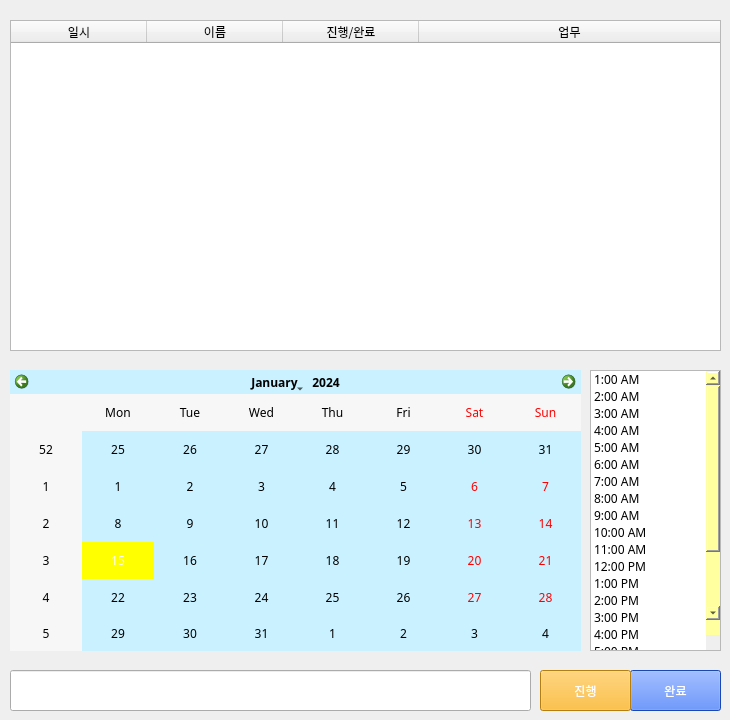
      <widget class="QWidget" name="page_8">
       <widget class="QTableWidget" name="work_table">
        <property name="geometry">
         <rect>
          <x>10</x>
          <y>20</y>
          <width>711</width>
          <height>331</height>
         </rect>
        </property>
        <property name="font">
         <font>
          <family>평창체 Regular</family>
         </font>
        </property>
        <attribute name="horizontalHeaderDefaultSectionSize">
         <number>136</number>
        </attribute>
        <attribute name="horizontalHeaderStretchLastSection">
         <bool>true</bool>
        </attribute>
        <column>
         <property name="text">
          <string>일시</string>
         </property>
        </column>
        <column>
         <property name="text">
          <string>이름</string>
         </property>
        </column>
        <column>
         <property name="text">
          <string>진행/완료</string>
         </property>
        </column>
        <column>
         <property name="text">
          <string>업무</string>
         </property>
        </column>
       </widget>
       <widget class="QCalendarWidget" name="calendarWidget">
        <property name="geometry">
         <rect>
          <x>10</x>
          <y>370</y>
          <width>571</width>
          <height>281</height>
         </rect>
        </property>
        <property name="font">
         <font>
          <family>평창체 Regular</family>
         </font>
        </property>
        <property name="styleSheet">
         <string notr="true">background-color: rgb(201, 241, 255);
selection-background-color: yellow;
color:black;</string>
        </property>
       </widget>
       <widget class="QListWidget" name="listWidget">
        <property name="geometry">
         <rect>
          <x>590</x>
          <y>370</y>
          <width>131</width>
          <height>281</height>
         </rect>
        </property>
        <property name="font">
         <font>
          <family>평창체 Regular</family>
         </font>
        </property>
        <property name="styleSheet">
         <string notr="true">QTableWidget{
	background-color:rgb(197,253,255);
	selection-color:white;
    selection-background-color:blue;
}
QScrollBar:vertical {
	border:none;
	background-color:rgb(255,255,160);
	margin: 15px 0 15px 0;
}
QScrollBar::handle:vertica l{
	background-color:rgb(245,125,128);
	minheight: 30px;
}
QScrollBar::handle:vertical:hover {
	background-color:rgb(190,191,193);
}
QScrollBar::handle:vertical:pressed {
	background-color:rgb(190,191,193);
}

</string>
        </property>
        <item>
         <property name="text">
          <string>1:00 AM</string>
         </property>
        </item>
        <item>
         <property name="text">
          <string>2:00 AM</string>
         </property>
        </item>
        <item>
         <property name="text">
          <string>3:00 AM</string>
         </property>
        </item>
        <item>
         <property name="text">
          <string>4:00 AM</string>
         </property>
        </item>
        <item>
         <property name="text">
          <string>5:00 AM</string>
         </property>
        </item>
        <item>
         <property name="text">
          <string>6:00 AM</string>
         </property>
        </item>
        <item>
         <property name="text">
          <string>7:00 AM</string>
         </property>
        </item>
        <item>
         <property name="text">
          <string>8:00 AM</string>
         </property>
        </item>
        <item>
         <property name="text">
          <string>9:00 AM</string>
         </property>
        </item>
        <item>
         <property name="text">
          <string>10:00 AM</string>
         </property>
        </item>
        <item>
         <property name="text">
          <string>11:00 AM</string>
         </property>
        </item>
        <item>
         <property name="text">
          <string>12:00 PM</string>
         </property>
        </item>
        <item>
         <property name="text">
          <string>1:00 PM</string>
         </property>
        </item>
        <item>
         <property name="text">
          <string>2:00 PM</string>
         </property>
        </item>
        <item>
         <property name="text">
          <string>3:00 PM</string>
         </property>
        </item>
        <item>
         <property name="text">
          <string>4:00 PM</string>
         </property>
        </item>
        <item>
         <property name="text">
          <string>5:00 PM</string>
         </property>
        </item>
        <item>
         <property name="text">
          <string>6:00 PM</string>
         </property>
        </item>
        <item>
         <property name="text">
          <string>7:00 PM</string>
         </property>
        </item>
        <item>
         <property name="text">
          <string>8:00 PM</string>
         </property>
        </item>
        <item>
         <property name="text">
          <string>9:00 PM</string>
         </property>
        </item>
        <item>
         <property name="text">
          <string>10:00 PM</string>
         </property>
        </item>
        <item>
         <property name="text">
          <string>11:00 PM</string>
         </property>
        </item>
        <item>
         <property name="text">
          <string>12:00 AM</string>
         </property>
        </item>
       </widget>
       <widget class="QPushButton" name="pushButton_7">
        <property name="geometry">
         <rect>
          <x>630</x>
          <y>670</y>
          <width>91</width>
          <height>41</height>
         </rect>
        </property>
        <property name="font">
         <font>
          <family>평창체 Regular</family>
         </font>
        </property>
        <property name="styleSheet">
         <string notr="true">background-color: rgb(35, 101, 255);
color:white;</string>
        </property>
        <property name="text">
         <string>완료</string>
        </property>
       </widget>
       <widget class="QLineEdit" name="lineEdit">
        <property name="geometry">
         <rect>
          <x>10</x>
          <y>670</y>
          <width>521</width>
          <height>41</height>
         </rect>
        </property>
        <property name="font">
         <font>
          <family>평창체 Regular</family>
         </font>
        </property>
       </widget>
       <widget class="QPushButton" name="pushButton_8">
        <property name="geometry">
         <rect>
          <x>540</x>
          <y>670</y>
          <width>91</width>
          <height>41</height>
         </rect>
        </property>
        <property name="font">
         <font>
          <family>평창체 Regular</family>
         </font>
        </property>
        <property name="styleSheet">
         <string notr="true">background-color: rgb(255, 177, 19);
color:white;</string>
        </property>
        <property name="text">
         <string>진행</string>
        </property>
       </widget>
      </widget>
